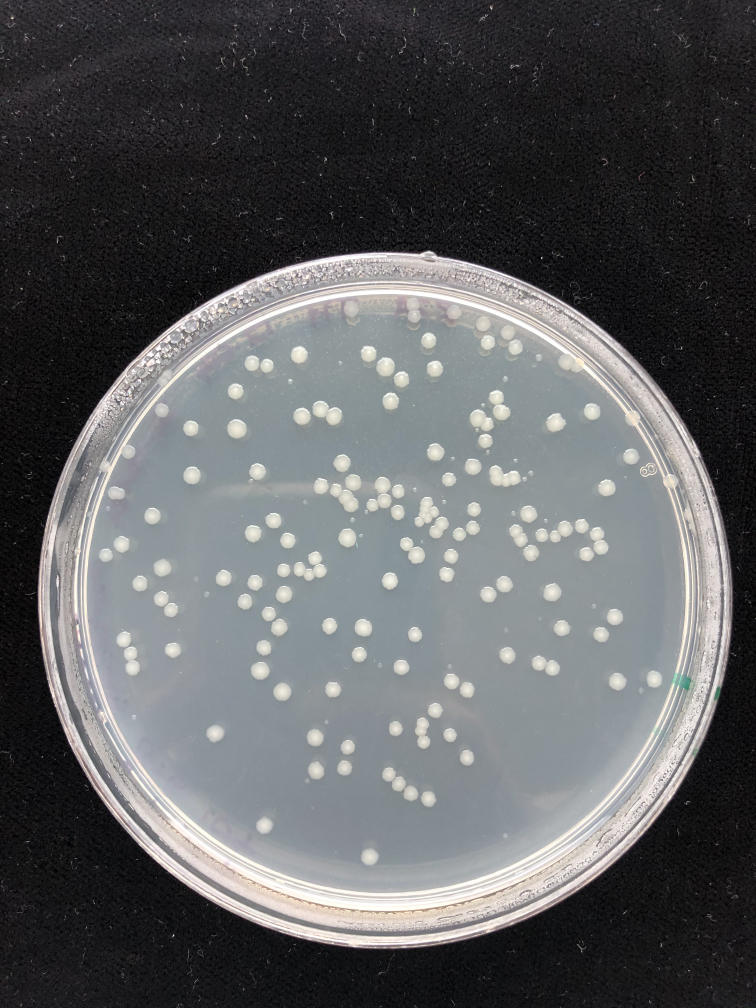
#> input picture data/test.jpg, 3024 x 4032 px (shown at 1/4 size)
$ python main.py
#> lines starting #> are read from the running program, lines starting #| are printed output that depends on the picture; after the words box and inside, x2 and y2 are one past the last pixel; in counts of white or black regions, pixels touching at a corner belong together
import cv2
import os
import numpy as np

os.environ["QT_QPA_FONTDIR"] = "/usr/share/fonts/truetype/dejavu"

os.environ.pop("XDG_SESSION_TYPE", None)

RSZ_COEF = 0.2 # Resizing coefficient
BORDER_SHRINK = 0.91 # Remove the petri plate border
TARGET_DIAM = 1000

img = cv2.imread("./data/test.jpg")
#> img is the input picture: shape (4032, 3024, 3); mean B, G, R 96.2, 94.6, 93.3


def find_petri(img):
    h, w = img.shape[:2]
#> h = 4032; w = 3024

    resized = cv2.resize(img, None, fx=RSZ_COEF, fy=RSZ_COEF)
    h_rsz, w_rsz = resized.shape[:2]
#> h_rsz = 806; w_rsz = 605

    rect = (
        int(w_rsz * 0.15),
        int(h_rsz * 0.15),
        int(w_rsz * 0.70),
        int(h_rsz * 0.70)
    )
#> rect = (90, 120, 423, 564)

    mask = np.zeros(resized.shape[:2], np.uint8)
    bgdModel = np.zeros((1, 65), np.float64)
    fgdModel = np.zeros((1, 65), np.float64)

    cv2.grabCut(resized, mask, rect, bgdModel, fgdModel, 3, cv2.GC_INIT_WITH_RECT)

    mask2 = np.where((mask == 2) | (mask == 0), 0, 1).astype('uint8')

    kernel = cv2.getStructuringElement(cv2.MORPH_ELLIPSE, (9, 9))
    closed = cv2.morphologyEx(mask2, cv2.MORPH_CLOSE, kernel)
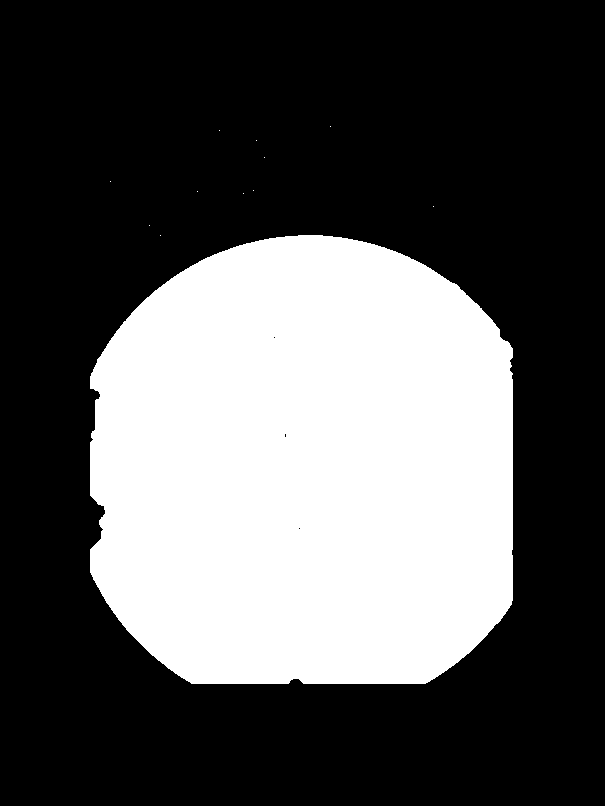
#> mask2: shape (806, 605); values 0 (black) and 1 (white), 34% white; 12 white regions (11 under 20 px)

    contours, _ = cv2.findContours(closed, cv2.RETR_EXTERNAL, cv2.CHAIN_APPROX_SIMPLE)
#> closed: shape (806, 605); values 0 (black) and 1 (white), 34% white; 12 white regions (11 under 20 px), largest, box (x1, y1, x2, y2) and area: (90, 235, 513, 684) 165961
    if not contours:
        return None

    largest_contour = max(contours, key=cv2.contourArea)
    (cx, cy), radius = cv2.minEnclosingCircle(largest_contour)
#> cx = 308.4; cy = 474.2; radius = 240.8

    return int(cx / RSZ_COEF), int(cy / RSZ_COEF), int(radius / RSZ_COEF)

def crop_petri(img):

    circle = find_petri(img)
#> circle = (1542, 2371, 1203)
    if circle is None:
        return None

    cx, cy, r = circle
#> cx = 1542; cy = 2371; r = 1203
    r_noBorder = int(r * BORDER_SHRINK)
#> r_noBorder = 1094
    h, w = img.shape[:2]
#> h = 4032; w = 3024

    mask = np.zeros((h, w), np.uint8)
    cv2.circle(mask, (cx, cy), r_noBorder, 255, -1)
#> mask: shape (4032, 3024); 30.8% white; 1 white region, box (x1, y1, x2, y2) and area: (448, 1277, 2637, 3466) 3759941

    masked_img = cv2.bitwise_and(img, img, mask=mask)
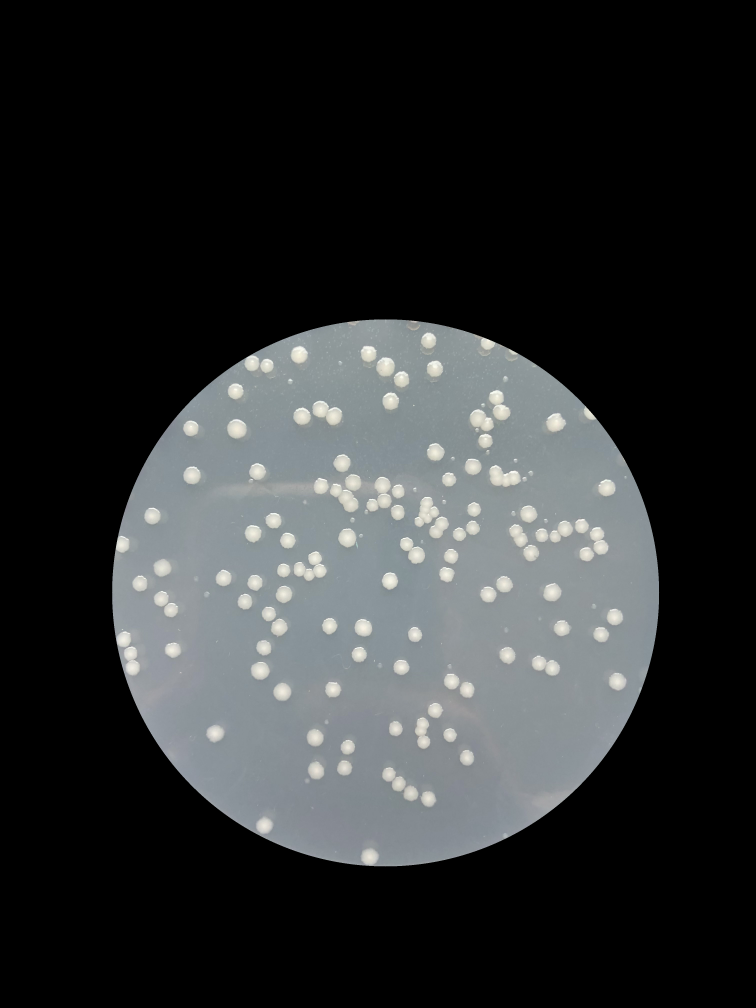
#> masked_img: shape (4032, 3024, 3) (shown at 1/4 size); mean B, G, R 48.7, 47.9, 45.7

    x0, y0 = max(0, cx - r_noBorder), max(0, cy - r_noBorder)
#> x0 = 448; y0 = 1277
    x1, y1 = min(w, cx + r_noBorder), min(h, cy + r_noBorder)
#> x1 = 2636; y1 = 3465

    crop = masked_img[y0:y1, x0:x1]
    mask_crop = mask[y0:y1, x0:x1]
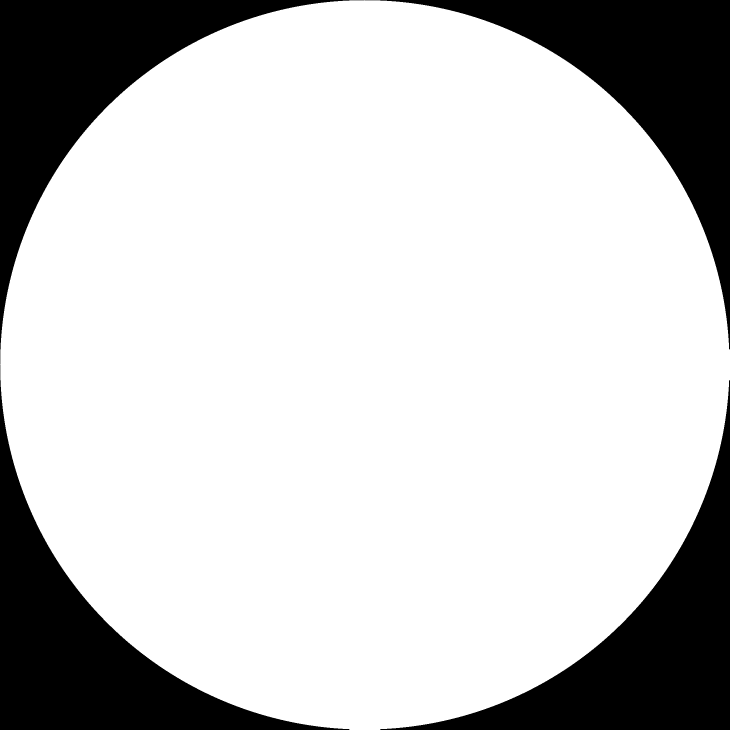
#> mask_crop: shape (2188, 2188) (shown at 1/3 size); 78.5% white; 4 black regions, box (x1, y1, x2, y2) and area: (0, 0, 1094, 1094) 257945, (1095, 0, 2188, 1048) 256851, (0, 1095, 1048, 2188) 256851, (1141, 1141, 2188, 2188) 255758

    s = TARGET_DIAM / (2 * r_noBorder)
#> s = 0.457
    interp = cv2.INTER_AREA if s < 1 else cv2.INTER_LINEAR
#> interp = 3
    crop_resized = cv2.resize(crop, None, fx=s, fy=s, interpolation=interp)
    mask_resized = cv2.resize(mask_crop, (crop_resized.shape[1], crop_resized.shape[0]), interpolation=cv2.INTER_NEAREST)
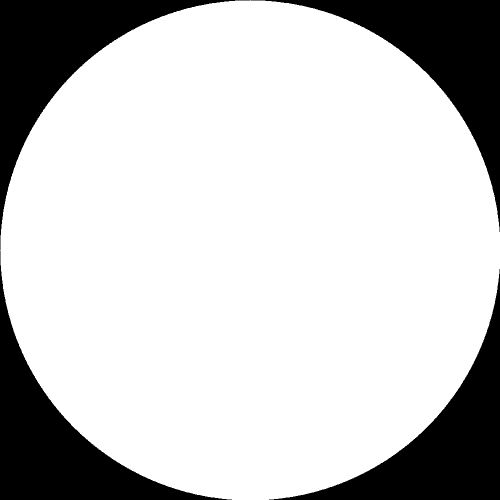
#> mask_resized: shape (1000, 1000) (shown at 1/2 size); 78.5% white; 4 black regions, box (x1, y1, x2, y2) and area: (0, 0, 500, 500) 54375, (501, 0, 1000, 464) 53662, (0, 501, 464, 1000) 53662, (538, 538, 1000, 1000) 52934

    return crop_resized, mask_resized


def treat_img(img):
    output, mask = crop_petri(img)
#> in find_petri (call 2), `closed = cv2.morphologyEx(mask2, cv2.MORPH_CLOSE, kernel)`: mask2: shape (806, 605); values 0 (black) and 1 (white), 34.1% white; 10 white regions (9 under 20 px)
#> in find_petri (call 2), `contours, _ = cv2.findContours(closed, cv2.RETR_EXTERNAL, cv2.CHAIN_AP..`: closed: shape (806, 605); values 0 (black) and 1 (white), 34.1% white; 10 white regions (9 under 20 px), largest, box (x1, y1, x2, y2) and area: (90, 235, 513, 684) 166090

    gray = cv2.cvtColor(output, cv2.COLOR_BGR2GRAY)

    circles = cv2.HoughCircles(
        gray,
        cv2.HOUGH_GRADIENT,
        minDist=6,
        dp=1.1,
        param1=150,
        param2=15,
        minRadius=0,
        maxRadius=15
    )
#> circles = 125 rows, first 8: [226.1, 131.4, 14.3], [919.1, 544, 14.3], [619.9, 661.7, 14.3], [827.8, 382.2, 14.3], [278.9, 925.7, 14.3], [90.75, 511, 14.3], [261.2, 481.2, 14.3], [396.6, 560.5, 14.3]

    if circles is None:
        return None

    circles  = np.round(circles[0, :]).astype("int")
#> circles = 125 rows, first 8: [226, 131, 14], [919, 544, 14], [620, 662, 14], [828, 382, 14], [279, 926, 14], [91, 511, 14], [261, 481, 14], [397, 560, 14]

    cont = 0;
    for (x, y, r) in circles:
        cv2.circle(output, (x, y), r, (255, 0, 0), 4)
        cont += 1
#> this loop made 125 passes
#> (x, y, r) on passes 1 to 12: (226, 131, 14), (919, 544, 14), (620, 662, 14), (828, 382, 14), (279, 926, 14), (91, 511, 14), (261, 481, 14), (397, 560, 14), (403, 676, 14), (508, 477, 14), (650, 677, 14), (507, 832, 13)
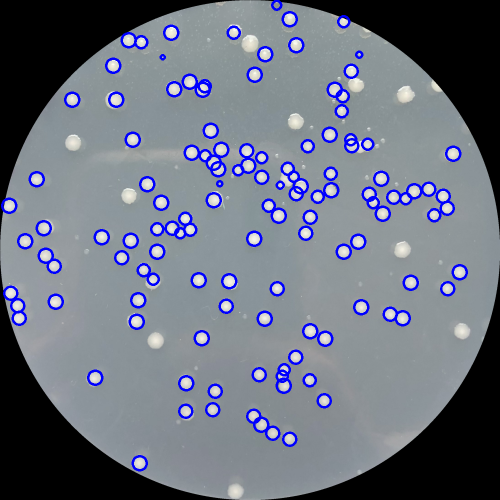
#> output: shape (1000, 1000, 3) (shown at 1/2 size); mean B, G, R 127.6, 113.2, 107.6
#> after the loop, cont = 125


    contStr = str(cont) + ' Colonies'
#> contStr = '125 Colonies'
    cv2.putText(output, contStr, (30, 50), cv2.FONT_HERSHEY_SIMPLEX, 1, (0, 0, 255), 2)
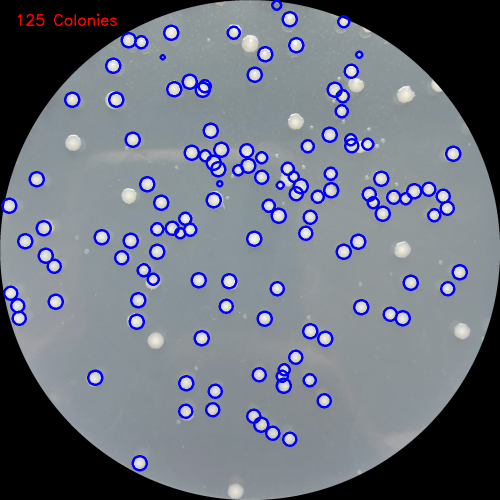
#> output: shape (1000, 1000, 3) (shown at 1/2 size); 0.13% of pixels changed, all inside (x1, y1, x2, y2) = (35, 27, 234, 52)
    return output

crop, mask = crop_petri(img)

processed = treat_img(img)

view_resized = cv2.resize(processed, None, fx=0.6, fy=0.6)
original_resized = cv2.resize(crop, None, fx=0.6, fy=0.6)
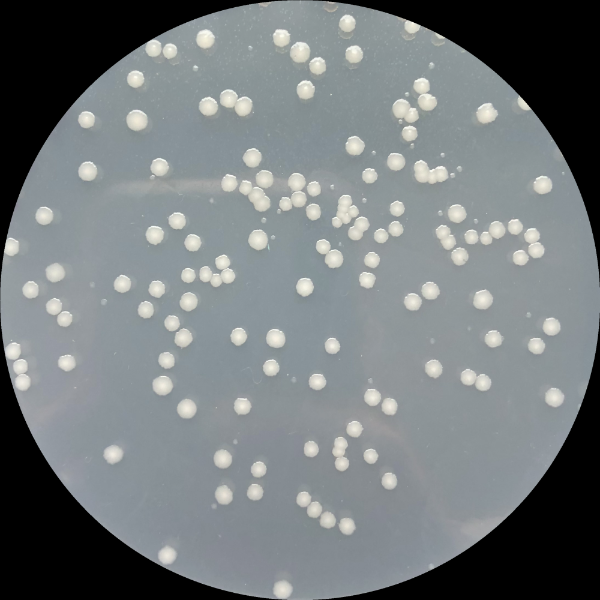
#> original_resized: shape (600, 600, 3); mean B, G, R 124, 122, 116.3
cv2.imshow("test", view_resized)
cv2.imshow("original", original_resized)
cv2.waitKey(0)
